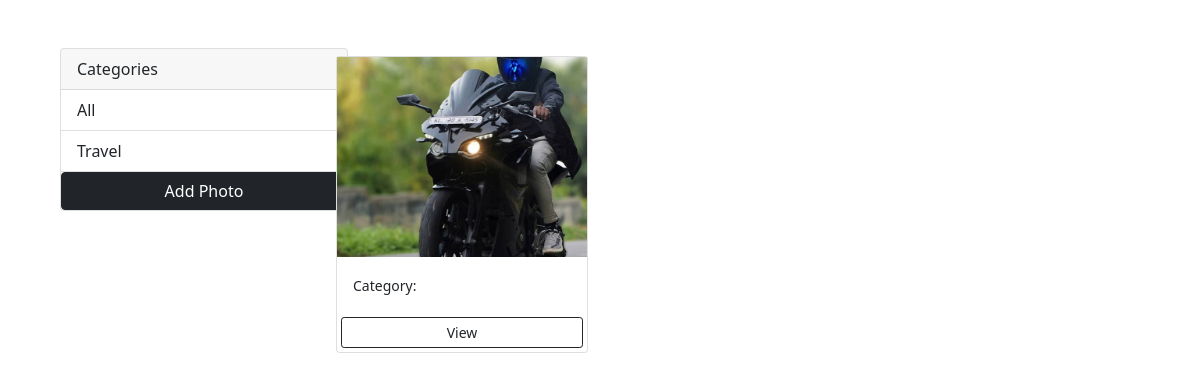
Before: / with the older database file.
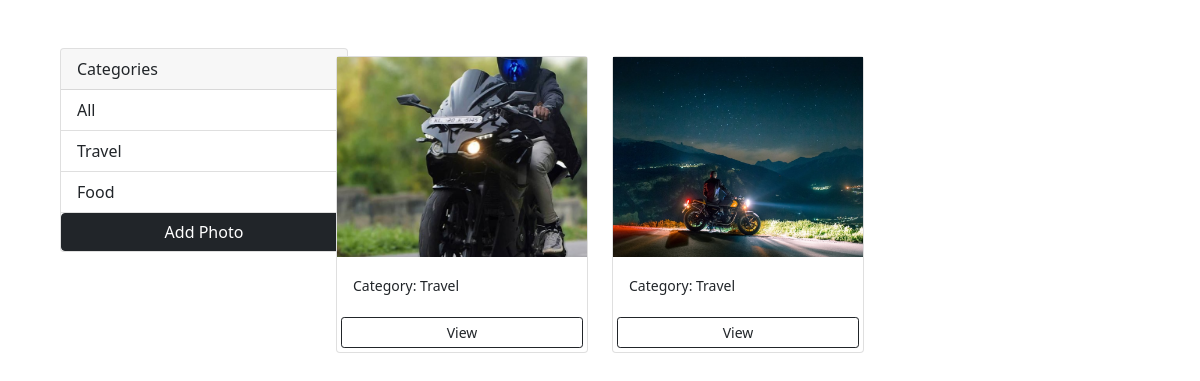
After: the same page with the newer database file.
### photos/models.py (models this page shows, shortened)
class Category(models.Model):
    name = models.CharField(max_length=100, null=False, blank=False)

class Photo(models.Model):
    category = models.ForeignKey(Category, on_delete=models.SET_NULL, null=True, blank=True)
    image = models.ImageField(null=False, blank=False)
    description = models.TextField()

### photos/views.py (the view)
# urls.py: path('', views.gallery, name='gallery'),
def gallery(request):
    categories = Category.objects.all()
    photos = Photo.objects.all()
    context = {'categories': categories, 'photos':photos}
    return render(request, 'photos/gallery.html', context)

### photos/templates/photos/gallery.html (shortened to what this page needs)
<!DOCTYPE html>
<html lang="en">
<head>
    <link href="https://cdn.jsdelivr.net/npm/bootstrap@5.0.2/dist/css/bootstrap.min.css" rel="stylesheet">
</head>
<body class="m-5">
    <div class="container">
        <div class="row">
            <div class="col-md-3">
                <div class="card" style="width: 18rem;">
                    <div class="card-header">
                      Categories
                    </div>
                    <ul class="list-group list-group-flush">
                      <li class="list-group-item">All</li>
                      {% for category in categories%}
                      <li class="list-group-item">{{category.name}}</li>
                      {% endfor %}
                      <a href="{% url 'add'%}" class="btn btn-dark btn-block">Add Photo</a></li>
                    </ul>
                </div>
            </div>
            <div class="col-md-9">
                <div class="row">
                    {% for photo in photos %}
                    <div class="col-md-4">
                        <div class="card my-2">
                            <img class="image-thumbnail" src="{{ photo.image.url }}" class="card-img-top" alt="...">
                            <div class="card-body">
                              <small>Category: {{ photo.category.name}}</small>
                            </div>
                            <a href="{% url 'photo' photo.id %}" class="btn btn-outline-dark btn-sm m-1">View</a>
                        </div>
                    </div>
                    {% empty %}
                    <h3> No photos... </h3>
                    {% endfor %}
                </div>
            </div>
        </div>
    </div>
</body>
</html>

### photos/templates/photos/gallery.html (style rules this page uses)
.image-thumbnail { height: 200px; object-fit: cover; }

Changed rows visible on the page:
added Category: name "Food"
changed Photo (number 1 of 2 on the later page): category.name (not shown) → "Travel"
added Photo: image (picture), category.name "Travel"
